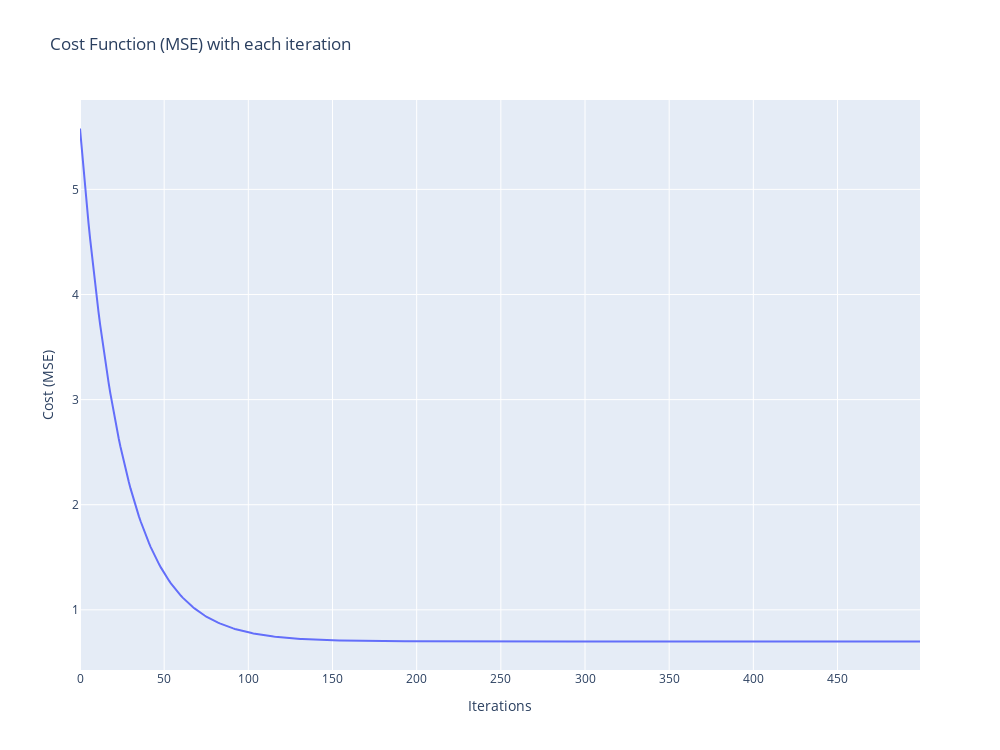

Source (notebook cell):
### Code cell
#plotting to make sure it is working as intented
#running the bgd

theta_bgd, loss_bgd = batch_gd(x= x_train,
                    y= y_train)

fig= go.Figure()

fig.add_trace(go.Scatter(
    x= list(range(500)),
    y= loss_bgd,
    mode= 'lines'))

fig.update_layout(
    title='Cost Function (MSE) with each iteration',
    xaxis_title='Iterations',
    yaxis_title='Cost (MSE)',
    width= 1000,
    height= 750)

fig.show()

### Figure 1 — Plotly figure (JSON) as saved in the notebook; plotly's stock layout.template omitted (floating-point values rounded to 4 significant figures; data arrays with more than 128 entries replaced by an {"elided": "..."} marker saying what was removed)
{"data": [{"mode": "lines", "type": "scatter", "x": {"elided": "500 int values"}, "y": {"elided": "1000 float values"}}], "layout": {"height": 750, "title": {"text": "Cost Function (MSE) with each iteration"}, "width": 1000, "xaxis": {"title": {"text": "Iterations"}}, "yaxis": {"title": {"text": "Cost (MSE)"}}}}
